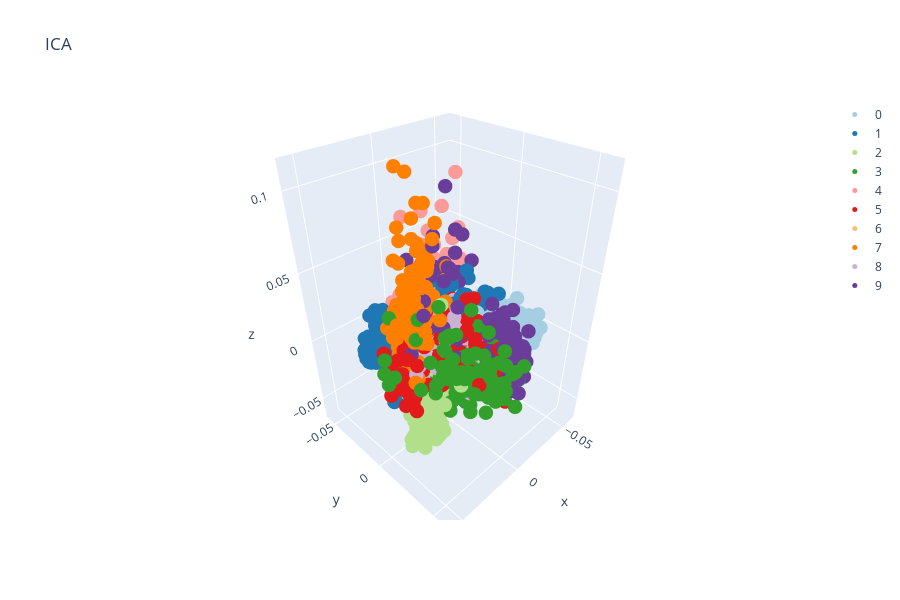

This figure's notebook cell:
### Code cell
plot_3d(S_ica_, y, 'ICA')

### Figure 1 — Plotly figure (JSON) as saved in the notebook; plotly's stock layout.template omitted (floating-point values rounded to 4 significant figures; data arrays with more than 128 entries replaced by an {"elided": "..."} marker saying what was removed)
{"data": [{"marker": {"color": "rgb(166,206,227)", "size": 5}, "mode": "markers", "name": "0", "type": "scatter3d", "x": {"elided": "178 float values"}, "y": {"elided": "178 float values"}, "z": {"elided": "178 float values"}}, {"marker": {"color": "rgb(31,120,180)", "size": 5}, "mode": "markers", "name": "1", "type": "scatter3d", "x": {"elided": "182 float values"}, "y": {"elided": "182 float values"}, "z": {"elided": "182 float values"}}, {"marker": {"color": "rgb(178,223,138)", "size": 5}, "mode": "markers", "name": "2", "type": "scatter3d", "x": {"elided": "177 float values"}, "y": {"elided": "177 float values"}, "z": {"elided": "177 float values"}}, {"marker": {"color": "rgb(51,160,44)", "size": 5}, "mode": "markers", "name": "3", "type": "scatter3d", "x": {"elided": "183 float values"}, "y": {"elided": "183 float values"}, "z": {"elided": "183 float values"}}, {"marker": {"color": "rgb(251,154,153)", "size": 5}, "mode": "markers", "name": "4", "type": "scatter3d", "x": {"elided": "181 float values"}, "y": {"elided": "181 float values"}, "z": {"elided": "181 float values"}}, {"marker": {"color": "rgb(227,26,28)", "size": 5}, "mode": "markers", "name": "5", "type": "scatter3d", "x": {"elided": "182 float values"}, "y": {"elided": "182 float values"}, "z": {"elided": "182 float values"}}, {"marker": {"color": "rgb(253,191,111)", "size": 5}, "mode": "markers", "name": "6", "type": "scatter3d", "x": {"elided": "181 float values"}, "y": {"elided": "181 float values"}, "z": {"elided": "181 float values"}}, {"marker": {"color": "rgb(255,127,0)", "size": 5}, "mode": "markers", "name": "7", "type": "scatter3d", "x": {"elided": "179 float values"}, "y": {"elided": "179 float values"}, "z": {"elided": "179 float values"}}, {"marker": {"color": "rgb(202,178,214)", "size": 5}, "mode": "markers", "name": "8", "type": "scatter3d", "x": {"elided": "174 float values"}, "y": {"elided": "174 float values"}, "z": {"elided": "174 float values"}}, {"marker": {"color": "rgb(106,61,154)", "size": 5}, "mode": "markers", "name": "9", "type": "scatter3d", "x": {"elided": "180 float values"}, "y": {"elided": "180 float values"}, "z": {"elided": "180 float values"}}], "layout": {"height": 600, "title": {"text": "ICA"}, "width": 900}}
